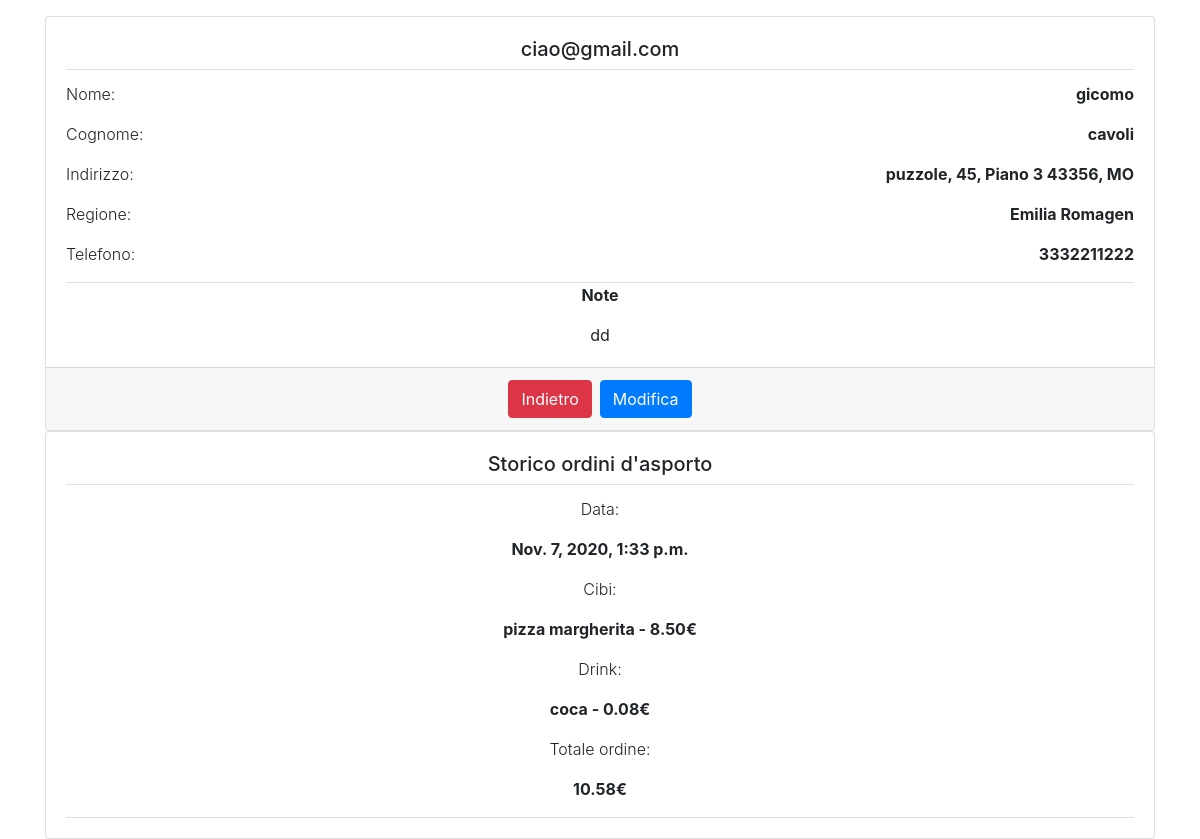
Before: /users/profile/ (signed in) with the older database file.
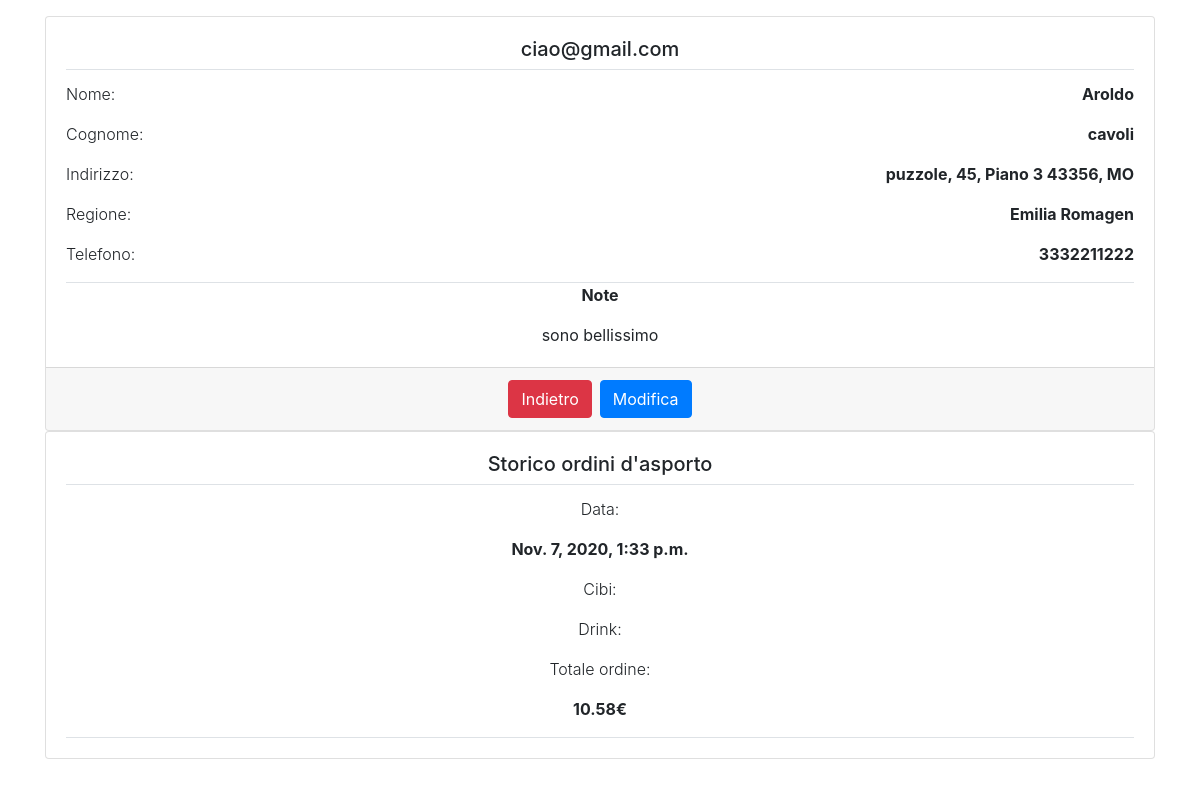
After: the same page with the newer database file.
### users/models.py (models this page shows, shortened)
class User(AbstractBaseUser, PermissionsMixin):
    email = models.EmailField(max_length=60, unique=True, verbose_name='Email:')
    first_name = models.CharField(max_length=60, verbose_name='Nome:')
    last_name = models.CharField(max_length=60, verbose_name='Cognome:')
    region = models.CharField(max_length=35, verbose_name='Regione:')
    province = models.CharField(max_length=30, verbose_name='Provincia:')
    cap = models.CharField(max_length=5, verbose_name='CAP:')
    city = models.CharField(max_length=50, verbose_name='Città:')
    via = models.CharField(max_length=50, verbose_name='Via:')
    house_number = models.CharField(max_length=10, verbose_name='Numero civico:')
    piano = models.CharField(max_length=30, blank=True, verbose_name='Piano:')
    note = models.TextField(blank=True, verbose_name='Note:', null=True)
    tel_regex = RegexValidator(regex=r'^\+?1?\d{10,10}$', message=('Numero di telefono errato!'))
    tel = models.CharField(validators=[tel_regex], max_length=10, verbose_name='Telefono:')
    is_admin = models.BooleanField(default=False)
    is_active = models.BooleanField(default=True)
    is_staff = models.BooleanField(default=False)
    is_restaurateur = models.BooleanField(default=False)
    USERNAME_FIELD = 'email'
    REQUIRED_FIELDS = ['first_name', 'last_name']
    objects = CustomUser()
    class Meta:
        verbose_name = _('Restaurant user')
        verbose_name_plural = _('Restaurant users')

class TakeAway(models.Model):
    user = models.ForeignKey(User, on_delete=models.CASCADE, null=True, related_name='takeaways')
    food = models.ManyToManyField(Food, help_text='<em>Tenere premuto Ctrl per selezionare più prodotti</em>')
    drink = models.ManyToManyField(Drink, help_text='<em>Tenere premuto Ctrl per selezionare più prodotti</em>')
    date = models.DateTimeField(auto_now=True)
    price = models.DecimalField(max_digits=40, decimal_places=2)

### products/models.py (models this page shows, shortened)
class Product(models.Model):
    image = models.ImageField(default='dishes/no-image-1771002-1505134.png', null=True, blank=True, upload_to='dishes')
    name = models.CharField(max_length=80)
    description = models.TextField(null=True, blank=True)
    MinValueValidator.message = "Il prezzo del prodotto deve essere maggiore o uguale a 0!!"
    price = models.DecimalField(max_digits=10, decimal_places=2, validators=[MinValueValidator(Decimal('0.01'))])
    class Meta:
        abstract = True
    def __str__(self):
        return f"{self.name} - {self.price}€"

class Food(Product):
    ingredients = models.ManyToManyField(Ingredient)

class Drink(Product):
    litri = models.DecimalField(max_digits=10, decimal_places=2, validators=[MinValueValidator(Decimal('0.01'))])

### users/views.py (the view)
    def wrapper(*args, **kwargs):
        request = args[0]
        if request is not None:
            user = request.user
            try:
                if not user.is_restaurateur and not user.is_admin and not user.is_staff:
                    return function(*args, **kwargs)
                else:
                    return render(request, 'users/authentication_error.html', {})
            except AttributeError:
                raise Http404   #per utenti anonimi

### users/views.py (called while the page is built)
def is_client(function):
    def wrapper(*args, **kwargs):
        request = args[0]
        if request is not None:
            user = request.user
            try:
                if not user.is_restaurateur and not user.is_admin and not user.is_staff:
                    return function(*args, **kwargs)
                else:
                    return render(request, 'users/authentication_error.html', {})
            except AttributeError:
                raise Http404   #per utenti anonimi
    return wrapper

@is_client
def profile_view(request):
    user = request.user
    prenotazioniDopo = user.prenotazioni.filter(date__gt=Date.today())
    prenotazioniPrima = user.prenotazioni.filter(date__lt=Date.today())
    takeaways = user.takeaways.all()
    return render(request, 'users/profile.html', {'user': user, 'prenotazioniDopo': prenotazioniDopo, 'prenotazioniPrima': prenotazioniPrima, 'takeaways': takeaways})

### users/templates/users/profile.html (shortened to what this page needs)
{% extends 'base.html' %}
{% load static %}
{% block content %}
    <div class="card text-center" >
        <div class="card-body">
            <h5 class="card-title border-bottom pb-2">{{ user.email }}</h5>
            <div class="d-flex justify-content-between">
                <p class="font-weight-light">Nome: </p>
                <p class="font-weight-bold">{{ user.first_name }}</p>
            </div>
            <div class="d-flex justify-content-between">
                <p class="font-weight-light">Cognome: </p>
                <p class="font-weight-bold">{{ user.last_name }}</p>
            </div>
            <div class="d-flex justify-content-between">
                <p class="font-weight-light">Indirizzo: </p>
                <p class="font-weight-bold">{{ user.via }}, {{ user.house_number }}, Piano {{ user.piano }} {{ user.cap }},  {{ user.province }}</p>
            </div>
            <div class="d-flex justify-content-between">
                <p class="font-weight-light">Regione: </p>
                <p class="font-weight-bold">{{ user.region }}</p>
            </div>
            <div class="d-flex justify-content-between">
                <p class="font-weight-light">Telefono: </p>
                <p class="font-weight-bold">{{ user.tel }}</p>
            </div>
            <p class="border-top"><strong>Note</strong></p>
            {{ user.note }}
  </div>
    <div class="card-footer"><a href= "{% url 'home' %}" class="btn btn-danger mr-2">Indietro</a><a href="{% url 'users:profile-update' user.id %}" class="btn btn-primary">Modifica</a></div>
</div>
    {% if takeaways|length != 0 %}
     <div class="card text-center">
  <div class="card-body">
  <div class="row">
      <div class="col ">
          <h5 class="card-title pb-2 border-bottom">Storico ordini d'asporto</h5>
            {% for takeaway in takeaways %}
                <div class="border-bottom">
                            <p class="font-weight-light">Data: </p>
                            <p class="font-weight-bold">{{ takeaway.date}}</p>
                    <p class="font-weight-light">Cibi: </p>
                            {% for food in takeaway.food.all %}
                                <p class="font-weight-bold">{{ food }}</p>
                            {% endfor %}
                            <p class="font-weight-light">Drink: </p>
                            {% for drink in takeaway.drink.all %}
                                <p class="font-weight-bold">{{ drink }}</p>
                            {% endfor %}
                        <p class="font-weight-light">Totale ordine: </p>
                        <p class="font-weight-bold">{{ takeaway.price}}€</p>
                </div>
           {% endfor %}
      </div>
    {% endif %}
{% endblock %}

Changed rows visible on the page:
removed Food: name+price "pizza margherita - 8.50€"
removed Drink: name+price "coca - 0.08€"
changed User "ciao@gmail.com": first_name "gicomo" → "Aroldo"; note "dd" → "sono bellissimo"
